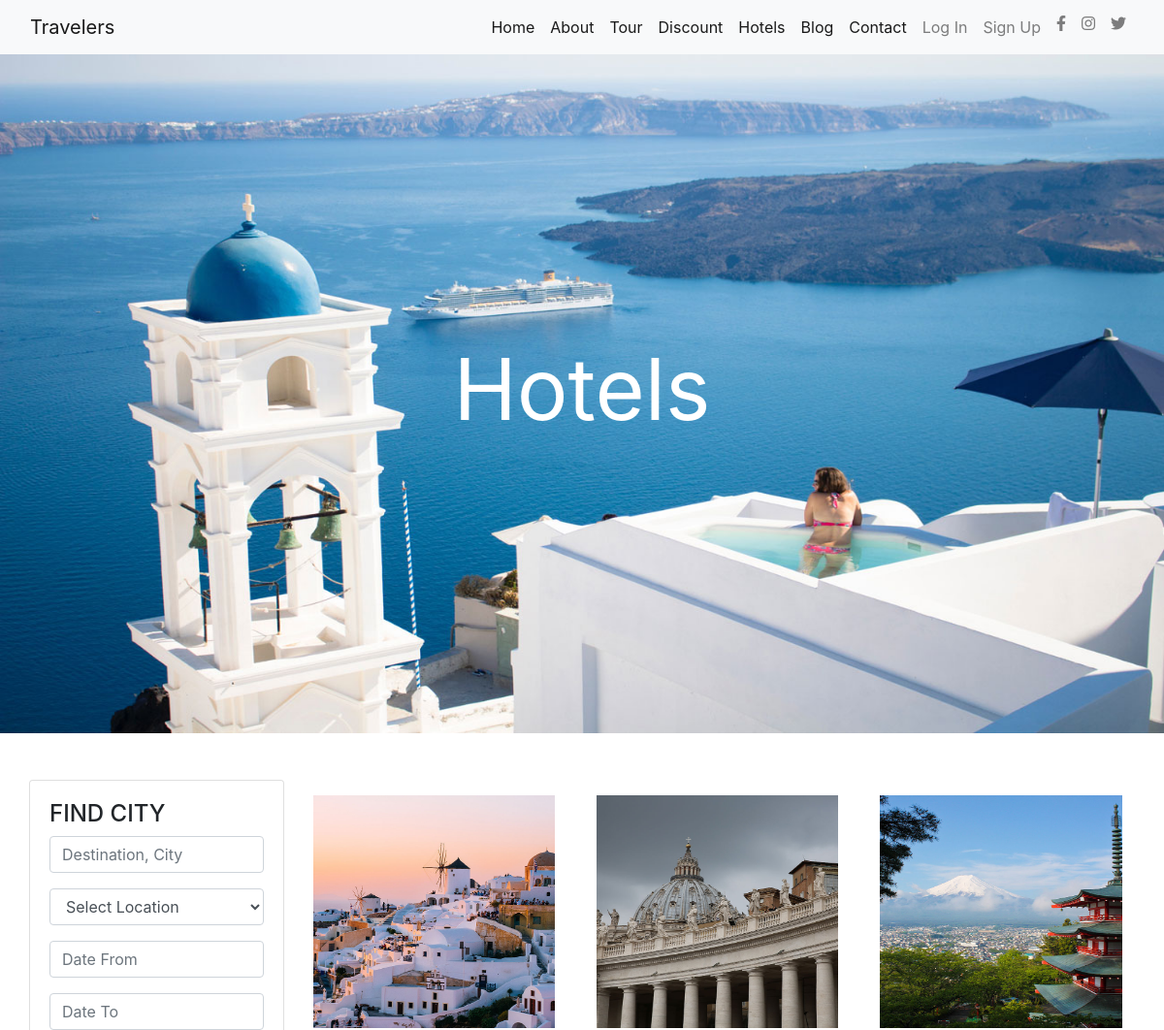
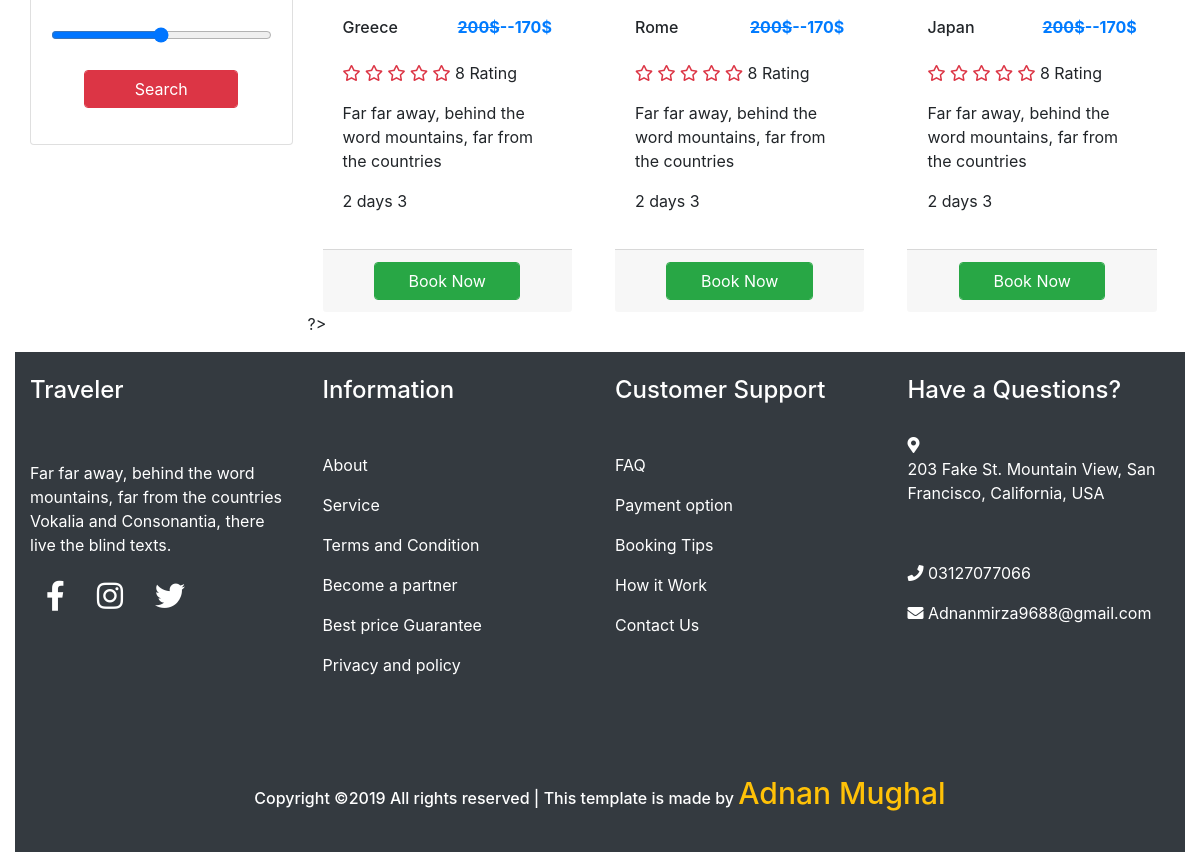
The app's page /hotel.php with its own data (2 pictures, top to bottom).
### tables this page shows
CREATE TABLE `discountmenu` (
  `id` int(11) NOT NULL,
  `pic` varchar(200) NOT NULL,
  `name` text NOT NULL,
  `price` varchar(25) NOT NULL,
  `discount` varchar(30) NOT NULL,
  `dis` varchar(100) NOT NULL
);

### hotel.php (the view, shortened to what this page needs)
	<?php
include("navbar.php");
?>
<div class="container-fluid">
	 <div class="row align-items-center justify-content-center"  style="height: 700px; background-image: url(img/bg_5.jpg); background-size: 100% 100%;">
      <div class="col-sm-12">
        <h1 class="text-center display-2 text-white"><b>Hotels</b></h1>
      </div>
    </div>
 	<div class="container-fluid mt-5">
 		<div class="row">
			<div class="col-md-3">
				<div class="card">
					<div class="card-body">
						<h4>FIND CITY</h4>
						<form action="">
							<div class="form-group">
								<input class="form-control" type="text" placeholder="Destination, City">
							</div>
							<div class="form-group">
							<select class="form-control">
							<option value="">Select Location</option>
								</select>
							</div>
							<div class="form-group">
								<input type="data" class="form-control" placeholder="Date From">
							</div>
							<div class="form-group">
								<input type="data" class="form-control" placeholder="Date To">
							</div>
							<div class="form-group">
								<input type="range" class="form-control">
							</div>
							<div class="form-group text-sm-center ">
								<a href="datainput.php" role="button" class="form-control btn btn-danger" style="width: 70%;">Search</a>
							</div>
						</form>
					</div>
				</div>
			</div>
      <div class="col-sm-9">
  <?php
$query = "select * from discountmenu limit 3 ";
$select = mysqli_query($con, $query);
?>
  <div class="row ">
           <?php
while ($row = mysqli_fetch_assoc($select)) {
?>
    <div class=" col-sm-12 col-lg-4">
      <div class="card border-0 pt-3" style="width:95%;">
        <div class="card-img card-img-top"><img src="uplode/<?php echo $row['pic'] ?>" style="width: 100%; height: 240px;" alt=""></div>
        <div class="card-body">
     <h6 class="d-flex justify-content-between"><?php echo $row['name'] ?> <p class="text-primary font-weight-bold"><del><?php echo $row['price'] ?></del>--<?php echo $row['discount'] ?></p></h6>
        <p>
                <i class="far fa-star text-danger"></i>
                <i class="far fa-star text-danger"></i>
                <i class="far fa-star text-danger"></i>
                <i class="far fa-star text-danger"></i>
                <i class="far fa-star text-danger"></i>
                <span>8 Rating</span>
                </p>
               <?php echo $row['dis']?>
        </div>
          <div class="card-footer text-sm-center"><a href="login.php?id=<?php echo $row['id'];  ?>" role="button" class="form-control btn btn-success" style="width: 70%;">Book Now</a></div>
      </div>
    </div>
<?php
}
?>
?>
  </div>
    </div>
	</div>
 	</div>
<?php
include("fotter.php");
?>

### records on screen
discountmenu: pic (picture), name "Greece", price "200$", discount "170$", dis "Far far away, behind the word mountains, far from the countries 2 days 3"
discountmenu: pic (picture), name "Rome", price "200$", discount "170$", dis "Far far away, behind the word mountains, far from the countries 2 days 3"
discountmenu: pic (picture), name "Japan", price "200$", discount "170$", dis "Far far away, behind the word mountains, far from the countries 2 days 3"
